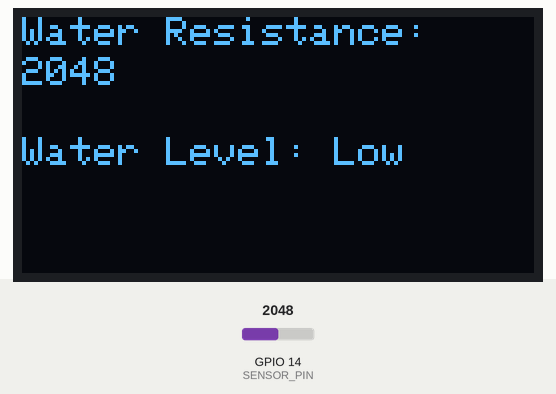
The program below on a simulated ESP32. Shown: 128×64 one-colour display. The test bench sets the inputs (shaded band); at power-on: GPIO 14 (SENSOR_PIN) = 2048. The display library's start-up logo is not drawn.

Above: at 3.2 s.
3.3 s: GPIO 14 (SENSOR_PIN) set to 2540
At 5.2 s:
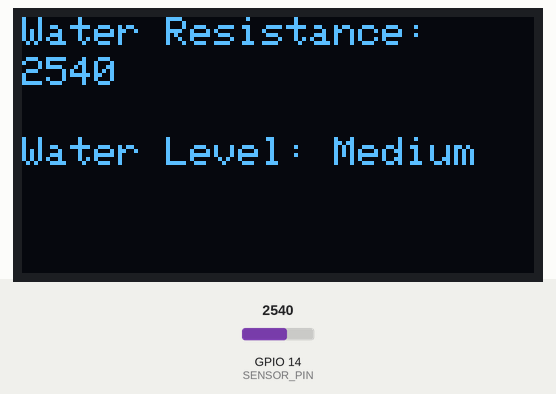
5.6 s: GPIO 14 (SENSOR_PIN) set to 2468
At 7.3 s:
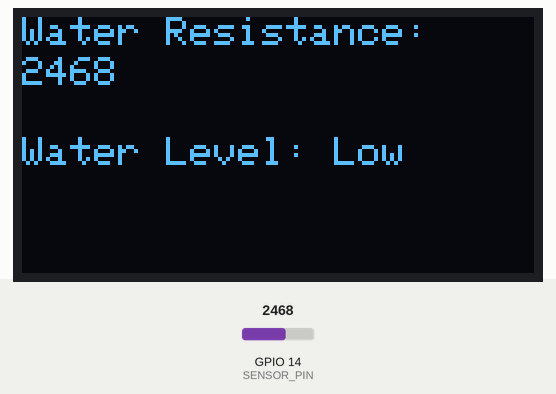
7.6 s: GPIO 14 (SENSOR_PIN) set to 2840
At 9.4 s:
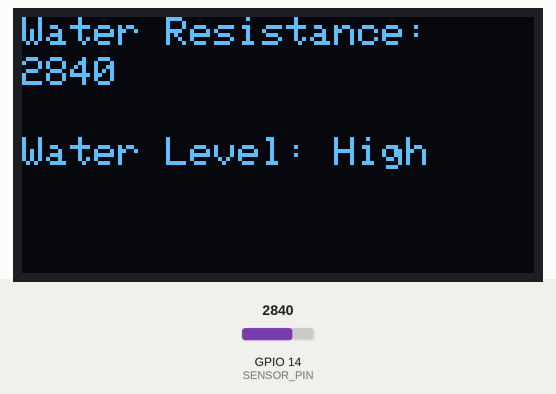
9.7 s: GPIO 14 (SENSOR_PIN) set to 2759
At 10.6 s:
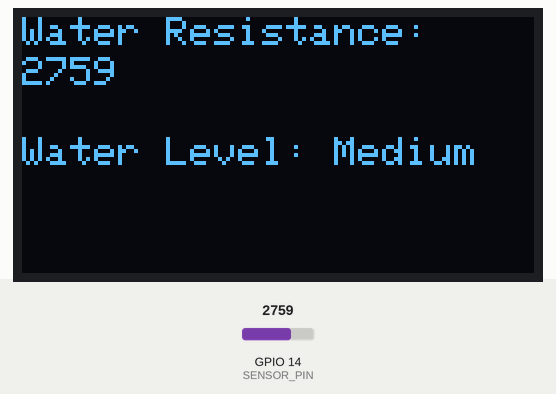
11.7 s: GPIO 14 (SENSOR_PIN) set to 1160
At 12.8 s:
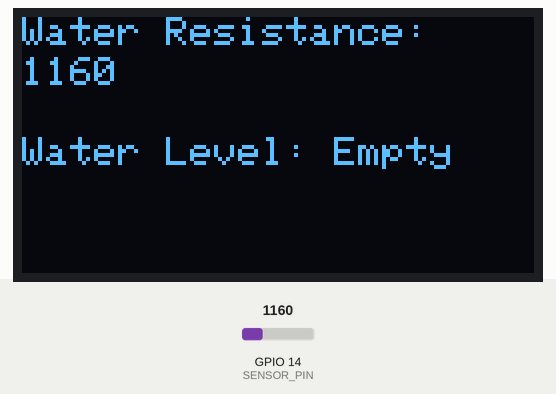
Timing chart, 0 to 14.7 s (numbered marks = the images above; inputs shaded):
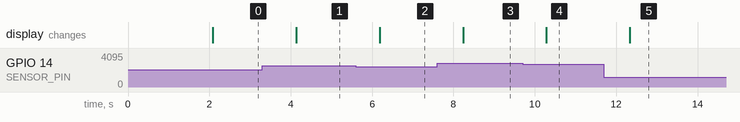

Measured:
- the behaviour switches between 2500 and 2499 on GPIO 14 (SENSOR_PIN) (found by bisection; images 1 and 2)
- the behaviour switches between 2800 and 2799 on GPIO 14 (SENSOR_PIN) (found by bisection; images 3 and 4)
- after the input at 3.3 s, the display: changes after 0.83 s (image 1)
- after the input at 5.6 s, the display: changes after 0.58 s (image 2)
- after the input at 7.6 s, the display: changes after 0.64 s (image 3)
- after the input at 9.7 s, the display: changes after 0.59 s (image 4)
- after the input at 11.7 s, the display: changes after 0.64 s (image 5)

The program:

main.cpp
```cpp
#include <Adafruit_GFX.h>
#include <Adafruit_SSD1306.h>

// OLED display settings (I2C interface)
#define SCREEN_WIDTH 128
#define SCREEN_HEIGHT 64
#define OLED_RESET    -1  // Built-in reset pin (not needed for most setups)
Adafruit_SSD1306 display(SCREEN_WIDTH, SCREEN_HEIGHT, &Wire, OLED_RESET);  // Use I2C

// Pin for the water level sensor
#define SENSOR_PIN 14

void setup() {
  Serial.begin(115200); // Start serial communication

  // Initialize the OLED display (using I2C)
  if (!display.begin(SSD1306_SWITCHCAPVCC, 0x3C)) {  // Default I2C address is 0x3C
    Serial.println(F("SSD1306 display not found"));
    while (1); // Halt the program if display is not found
  }
  display.display();  // Wait for the display to initialize
  delay(2000);  // Wait for 2 seconds

  display.clearDisplay(); // Clear the display
}

void loop() {
  // Read the resistance from the water level sensor
  int sensorValue = analogRead(SENSOR_PIN);

  // Display the sensor value on the OLED screen
  display.clearDisplay();  // Clear the display
  display.setTextSize(1);  // Set text size
  display.setTextColor(SSD1306_WHITE); // Set text color to white
  display.setCursor(0, 0); // Set cursor to the top-left corner

  // Display the water resistance value on the first line
  display.print("Water Resistance: ");
  display.setCursor(0, 10);  // Move cursor to the next line (y=10)
  display.println(sensorValue);


  // Determine the water level and display it
  String waterLevel;
  if (sensorValue < 1200) {
    waterLevel = "Empty";
  } else if (sensorValue < 2500) {
    waterLevel = "Low";
  } else if (sensorValue < 2800) {
    waterLevel = "Medium";
  } else {
    waterLevel = "High";
  }

  // Move the cursor to the next line and display the water level status
  display.setCursor(0, 30);  // Move cursor to the next line (Y = 30)
  display.print("Water Level: ");
  display.println(waterLevel);

  display.display();  // Update the OLED screen

  delay(1000);  // Wait for 1 second before reading again
}
```
